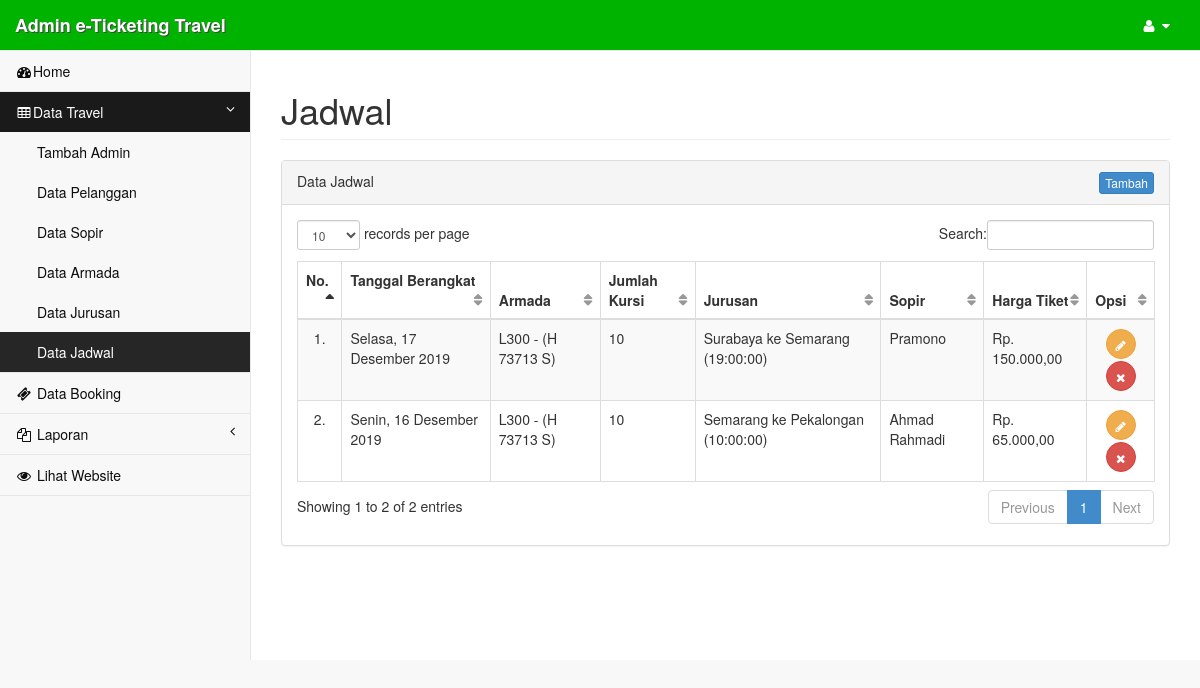
The page /admin/?page=jadwal (signed in) on the database its author committed.
### tables this page shows
CREATE TABLE `tb_jadwal` (
  `id_jdwl` int(4) NOT NULL,
  `tgl_berangkat` date NOT NULL,
  `id_armd` int(4) NOT NULL,
  `id_jrs` int(4) NOT NULL,
  `id_sopir` int(4) NOT NULL,
  `harga_tiket` int(10) NOT NULL
);

CREATE TABLE `tb_armada` (
  `id_armd` int(4) NOT NULL,
  `nopol_armd` varchar(20) NOT NULL,
  `jenis_armd` varchar(70) NOT NULL,
  `jumlahkursi_armd` int(4) NOT NULL
);

CREATE TABLE `tb_jurusan` (
  `id_jrs` int(4) NOT NULL,
  `keberangkatan_jrs` varchar(30) NOT NULL,
  `tujuan_jrs` varchar(30) NOT NULL,
  `waktu_jrs` time NOT NULL
);

CREATE TABLE `tb_sopir` (
  `id_sopir` int(4) NOT NULL,
  `nama_sopir` varchar(50) NOT NULL,
  `nosim_sopir` char(13) NOT NULL,
  `telp_sopir` varchar(15) NOT NULL,
  `alamat_sopir` text NOT NULL
);

### setting/+koneksi.php (called while the page is built, shortened)
<?php
$base_url = "http://".$_SERVER['SERVER_NAME']."/eticketing-edit";
function indonesian_date($timestamp = '', $date_format = 'l, j F Y') {
    if (trim ($timestamp) == '') {
            $timestamp = time ();
    } elseif (!ctype_digit ($timestamp)) {
        $timestamp = strtotime ($timestamp);
    }
    $date_format = preg_replace ("/S/", "", $date_format);
    $pattern = array (
        '/Mon[^day]/','/Tue[^sday]/','/Wed[^nesday]/','/Thu[^rsday]/',
        '/Fri[^day]/','/Sat[^urday]/','/Sun[^day]/','/Monday/','/Tuesday/',
        '/Wednesday/','/Thursday/','/Friday/','/Saturday/','/Sunday/',
        '/Jan[^uary]/','/Feb[^ruary]/','/Mar[^ch]/','/Apr[^il]/','/May/',
        '/Jun[^e]/','/Jul[^y]/','/Aug[^ust]/','/Sep[^tember]/','/Oct[^ober]/',
        '/Nov[^ember]/','/Dec[^ember]/','/January/','/February/','/March/',
        '/April/','/June/','/July/','/August/','/September/','/October/',
        '/November/','/December/',
    );
    $replace = array ( 'Sen','Sel','Rab','Kam','Jum','Sab','Min',
        'Senin','Selasa','Rabu','Kamis','Jumat','Sabtu','Minggu',
        'Jan','Feb','Mar','Apr','Mei','Jun','Jul','Ags','Sep','Okt','Nov','Des',
        'Januari','Februari','Maret','April','Juni','Juli','Agustus','Sepember',
        'Oktober','November','Desember',
    );
    $date = date ($date_format, $timestamp);
    $date = preg_replace ($pattern, $replace, $date);
    $date = "{$date}";
    return $date;
}
?>

### admin/inc/jadwal.php (the view, shortened to what this page needs)
<div class="row">
    <div class="col-lg-12">
        <h1 class="page-header">Jadwal</h1>
    </div>
</div>
<div class="row">
    <div class="col-lg-12">
        <div class="panel panel-default">
	        <?php
	        if(@$_GET['act'] == '') { ?>
	            <div class="panel-heading">
	                <div class="row">
						<div class="col-lg-12">
							<div class="pull-left">
								Data Jadwal
							</div>
			                <div class="pull-right">
								<a href="<?=$base_url; ?>/admin/?page=jadwal&act=add" class="btn btn-xs btn-primary">Tambah</a>
			                </div>
						</div>
	                </div>
	            </div>
	            <div class="panel-body">
	                <div class="table-responsive">
						<table class="table table-bordered table-hover table-striped" id="dataTables">
							<thead>
								<tr>
									<th>No.</th>
									<th>Tanggal Berangkat</th>
									<th>Armada</th>
									<th>Jumlah Kursi</th>
									<th>Jurusan</th>
									<th>Sopir</th>
									<th>Harga Tiket</th>
									<th>Opsi</th>
								</tr>
							</thead>
							<tbody>
							<?php
							$no = 1;
							$sql_jadwal = mysqli_query($con, "SELECT * FROM tb_jadwal INNER JOIN tb_armada ON tb_jadwal.id_armd = tb_armada.id_armd INNER JOIN tb_jurusan ON tb_jadwal.id_jrs = tb_jurusan.id_jrs INNER JOIN tb_sopir ON tb_jadwal.id_sopir = tb_sopir.id_sopir ORDER BY tgl_berangkat DESC") or die ($con->error);
							while($data = mysqli_fetch_array($sql_jadwal)) { ?>
								<tr>
									<td align="center"><?=$no++; ?>.</td>
									<td><?php echo indonesian_date($data['tgl_berangkat']); ?></td>
									<td><?=$data['jenis_armd']." - (".$data['nopol_armd'].")"; ?></td>
									<td><?=$data['jumlahkursi_armd']; ?></td>
									<td><?=$data['keberangkatan_jrs']." ke ".$data['tujuan_jrs']." (".$data['waktu_jrs'].")"; ?></td>
									<td><?=$data['nama_sopir']; ?></td>
									<td>Rp. <?=number_format($data['harga_tiket'], 2, ",", "."); ?></td>
									<td align="center">
										<a href="<?=$base_url; ?>/admin/?page=jadwal&act=edit&id=<?=$data['id_jdwl']; ?>" class="btn btn-circle btn-warning btn-y"><i class="fa fa-pencil"></i></a>
										<a onclick="return confirm('Yakin akan menghapus data?')" href="<?=$base_url; ?>/admin/?page=jadwal&act=del&id=<?=$data['id_jdwl']; ?>" class="btn btn-circle btn-danger btn-y"><i class="fa fa-times"></i></a>
									</td>
								</tr>
							<?php } ?>
							</tbody>
						</table>
					</div>
	            </div>
            <?php
            } else if(@$_GET['act'] == 'add') { ?>
				<div class="panel-heading">
	                <div class="row">
						<div class="col-lg-12">
							<div class="pull-left">
								Tambah Data Jadwal
							</div>
			                <div class="pull-right">
								<a href="<?=$base_url; ?>/admin/?page=jadwal" class="btn btn-xs btn-warning">Kembali</a>
			                </div>
						</div>
	                </div>
	            </div>
	            <div class="panel-body">
	            	<div class="row">
	            		<div class="col-lg-6">
	            			<form action="" method="post">
				                <div class="form-group">
									<label for="tgl">Tanggal Keberangkatan</label>
									<input type="date" class="form-control" id="tgl" name="tgl" required>
								</div>
								<div class="form-group">
									<label for="id_armd">Armada (Kendaraan)</label>
									<select class="form-control" name="id_armd" required>
										<option value=""></option>
										<?php
										$sql_armd = mysqli_query($con, "SELECT * FROM tb_armada") or die (mysqli_error());
										while ($data_armd = mysqli_fetch_array($sql_armd)) {
											echo '<option value="'.$data_armd['id_armd'].'">'.$data_armd['jenis_armd'].' - ('.$data_armd['nopol_armd'].')</option>';
										}
										?>
									</select>
								</div>
								<div class="form-group">
									<label for="id_jrs">Jurusan</label>
									<select class="form-control" name="id_jrs" required>
										<option value=""></option>
										<?php
										$sql_jrs = mysqli_query($con, "SELECT * FROM tb_jurusan") or die (mysqli_error());
										while ($data_jrs = mysqli_fetch_array($sql_jrs)) {
											echo '<option value="'.$data_jrs['id_jrs'].'">'.$data_jrs['keberangkatan_jrs'].' ke '.$data_jrs['tujuan_jrs'].' - (Pukul '.$data_jrs['waktu_jrs'].')</option>';
										}
										?>
									</select>
								</div>
								<div class="form-group">
									<label for="id_sopir">Sopir</label>
									<select class="form-control" name="id_sopir" required>
										<option value=""></option>
										<?php
										$sql_sopir = mysqli_query($con, "SELECT * FROM tb_sopir") or die (mysqli_error());
										while ($data_sopir = mysqli_fetch_array($sql_sopir)) {
											echo '<option value="'.$data_sopir['id_sopir'].'">'.$data_sopir['nama_sopir'].'</option>';
										}
										?>
									</select>
								</div>
								<div class="form-group">
									<label for="harga">Harga Tiket</label>
									<input type="number" class="form-control" id="harga" name="harga" required>
								</div>
								<div class="form-group">
									<input type="submit" name="tambah" class="btn btn-success" value="Tambah">
								</div>
							</form>
							<?php
							if(@isset($_POST['tambah'])) {
								$tgl = mysqli_real_escape_string($con, trim($_POST['tgl']));
								$id_armd = mysqli_real_escape_string($con, trim($_POST['id_armd']));
								$id_jrs = mysqli_real_escape_string($con, trim($_POST['id_jrs']));
								$id_sopir = mysqli_real_escape_string($con, trim($_POST['id_sopir']));
								$harga = mysqli_real_escape_string($con, trim($_POST['harga']));
								mysqli_query($con, "INSERT INTO tb_jadwal VALUES(null, '$tgl', '$id_armd', '$id_jrs', '$id_sopir', '$harga')") or die (mysqli_error());
								header("location: ".$base_url."/admin/?page=jadwal");
							}
							?>
						</div>
					</div>
	            </div>
        	<?php
        	} else if(@$_GET['act'] == 'edit') { ?>
				<div class="panel-heading">
	                <div class="row">
						<div class="col-lg-12">
							<div class="pull-left">
								Edit Data Jadwal
							</div>
			                <div class="pull-right">
								<a href="<?=$base_url; ?>/admin/?page=jadwal" class="btn btn-xs btn-warning">Kembali</a>
			                </div>
						</div>
	                </div>
	            </div>
	            <div class="panel-body">
	            	<div class="row">
	            		<div class="col-lg-6">
	            			<form action="" method="post">
	            				<?php
								$sql_jdwl = mysqli_query($con, "SELECT * FROM tb_jadwal INNER JOIN tb_armada ON tb_jadwal.id_armd = tb_armada.id_armd INNER JOIN tb_jurusan ON tb_jadwal.id_jrs = tb_jurusan.id_jrs INNER JOIN tb_sopir ON tb_jadwal.id_sopir = tb_sopir.id_sopir WHERE tb_jadwal.id_jdwl = '$_GET[id]'") or die(mysqli_error());
							    $data = mysqli_fetch_array($sql_jdwl);
							    ?>
				                <div class="form-group">
									<label for="tgl">Tanggal Keberangkatan</label>
									<input type="date" class="form-control" id="tgl" name="tgl" value="<?=$data['tgl_berangkat']; ?>" required>
								</div>
								<div class="form-group">
									<label for="id_armd">Armada (Mobil)</label>
									<select class="form-control" name="id_armd" required>
										<?php
										echo '<option value="'.$data['id_armd'].'">'.$data['jenis_armd'].' - ('.$data['nopol_armd'].') *</option>';
										$sql_armd = mysqli_query($con, "SELECT * FROM tb_armada") or die (mysqli_error());
										while ($data_armd = mysqli_fetch_array($sql_armd)) {
											echo '<option value="'.$data_armd['id_armd'].'">'.$data_armd['jenis_armd'].' - ('.$data_armd['nopol_armd'].')</option>';
										}
										?>
									</select>
								</div>
								<div class="form-group">
									<label for="id_jrs">Jurusan</label>
									<select class="form-control" name="id_jrs" required>
										<?php
										echo '<option value="'.$data['id_jrs'].'">'.$data['keberangkatan_jrs'].' ke '.$data['tujuan_jrs'].' - (Pukul '.$data['waktu_jrs'].') *</option>';
										$sql_jrs = mysqli_query($con, "SELECT * FROM tb_jurusan") or die (mysqli_error());
										while ($data_jrs = mysqli_fetch_array($sql_jrs)) {
											echo '<option value="'.$data_jrs['id_jrs'].'">'.$data_jrs['keberangkatan_jrs'].' ke '.$data_jrs['tujuan_jrs'].' - (Pukul '.$data_jrs['waktu_jrs'].')</option>';
										}
										?>
									</select>
								</div>
								<div class="form-group">
									<label for="id_sopir">Sopir</label>
									<select class="form-control" name="id_sopir" required>
										<?php
										echo '<option value="'.$data['id_sopir'].'">'.$data['nama_sopir'].' *</option>';
										$sql_sopir = mysqli_query($con, "SELECT * FROM tb_sopir") or die (mysqli_error());
										while ($data_sopir = mysqli_fetch_array($sql_sopir)) {
											echo '<option value="'.$data_sopir['id_sopir'].'">'.$data_sopir['nama_sopir'].'</option>';
										}
										?>
									</select>
								</div>
								<div class="form-group">
									<label for="harga">Harga Tiket</label>
									<input type="number" class="form-control" id="harga" name="harga" value="<?=$data['harga_tiket']; ?>" required>
								</div>
								<div class="form-group">
									<input type="submit" name="edit" class="btn btn-success" value="Edit">
								</div>
							</form>
							<?php
							if(@isset($_POST['edit'])) {
								$tgl = mysqli_real_escape_string($con, trim($_POST['tgl']));
								$id_armd = mysqli_real_escape_string($con, trim($_POST['id_armd']));
								$id_jrs = mysqli_real_escape_string($con, trim($_POST['id_jrs']));
								$id_sopir = mysqli_real_escape_string($con, trim($_POST['id_sopir']));
								$harga = mysqli_real_escape_string($con, trim($_POST['harga']));
								mysqli_query($con, "UPDATE tb_jadwal SET tgl_berangkat = '$tgl', id_armd = '$id_armd', id_jrs = '$id_jrs', id_sopir = '$id_sopir', harga_tiket = '$harga' WHERE id_jdwl = '$_GET[id]'") or die (mysqli_error());
								header("location: ".$base_url."/admin/?page=jadwal");
							}
							?>
						</div>
					</div>
	            </div>
        	<?php
        	} else if((@$_GET['act'] == 'del') && ($_SESSION['id_adm'] == 1)) {
        		mysqli_query($con, "DELETE FROM tb_jadwal WHERE id_jdwl = '$_GET[id]'");
        		header("location: ".$base_url."/admin/?page=jadwal");
        	} else {
        		header("location:" .$base_url. "/admin/?page=jadwal");
        		confirm('anda tidak dapat menghaous data');
        	} ?>
        </div>
    </div>
</div>

### assets/css/sb-admin2.css (style rules this page uses)
body { background-color: #f8f8f8; padding-top: 100px; }
@media (min-width:768px) { body { padding-top: 50px; } }
table.dataTable thead .sorting, table.dataTable thead .sorting_asc, table.dataTable thead .sorting_desc, table.dataTable thead .sorting_asc_disabled, table.dataTable thead .sorting_desc_disabled { background: transparent; }
table.dataTable thead .sorting_asc:after { content: "\f0de"; float: right; font-family: fontawesome; }
table.dataTable thead .sorting:after { content: "\f0dc"; float: right; font-family: fontawesome; color: rgba(50,50,50,.5); }
.btn-circle { width: 30px; height: 30px; padding: 6px 0; border-radius: 15px; text-align: center; font-size: 12px; line-height: 1.428571429; }

### admin/inc/jadwal.php (style rules this page uses)
.btn-y { margin:1px 0; }

### rows shown on the page
tb_jadwal: tgl_berangkat "Selasa, 17 Desember 2019", id_armd.jenis_armd "L300", id_armd.nopol_armd "H 73713 S", id_armd.jumlahkursi_armd "10", id_jrs.keberangkatan_jrs "Surabaya", id_jrs.tujuan_jrs "Semarang", id_jrs.waktu_jrs "19:00:00", id_sopir.nama_sopir "Pramono", harga_tiket "150.000,00"
tb_jadwal: tgl_berangkat "Senin, 16 Desember 2019", id_armd.jenis_armd "L300", id_armd.nopol_armd "H 73713 S", id_armd.jumlahkursi_armd "10", id_jrs.keberangkatan_jrs "Semarang", id_jrs.tujuan_jrs "Pekalongan", id_jrs.waktu_jrs "10:00:00", id_sopir.nama_sopir "Ahmad Rahmadi", harga_tiket "65.000,00"
